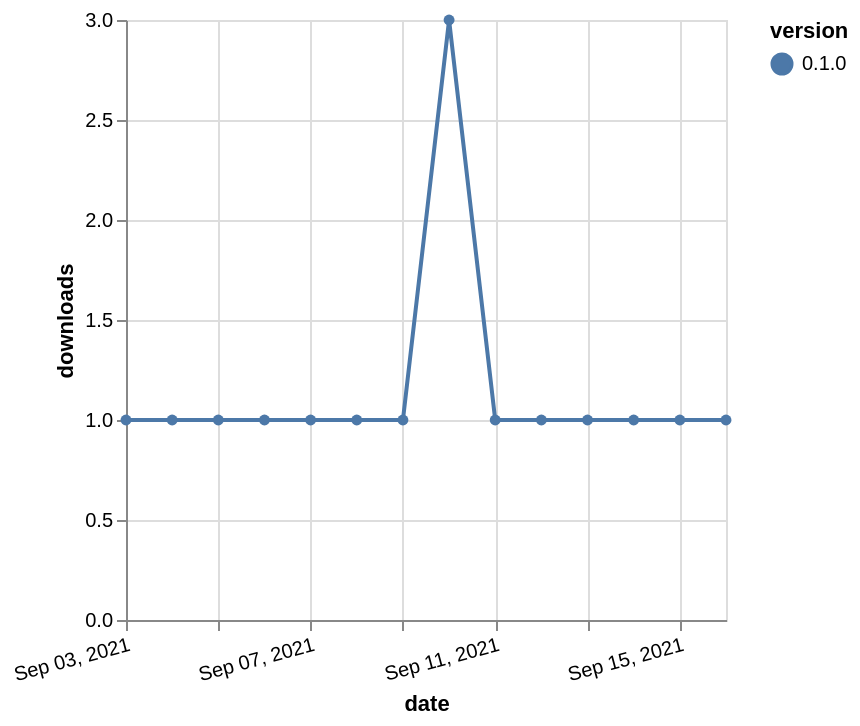

The Vega-Lite source for this figure:
### Vega-Lite specification from a JSON file in a GitHub repository (floating-point values rounded to 4 significant figures)
{"$schema": "https://vega.github.io/schema/vega-lite/v5.json", "description": "A simple bar chart with embedded data.", "data": {"values": [{"date": "2021-09-03", "total": 324, "delta": 1, "version": "0.1.0"}, {"date": "2021-09-04", "total": 325, "delta": 1, "version": "0.1.0"}, {"date": "2021-09-05", "total": 326, "delta": 1, "version": "0.1.0"}, {"date": "2021-09-06", "total": 327, "delta": 1, "version": "0.1.0"}, {"date": "2021-09-07", "total": 328, "delta": 1, "version": "0.1.0"}, {"date": "2021-09-08", "total": 329, "delta": 1, "version": "0.1.0"}, {"date": "2021-09-09", "total": 330, "delta": 1, "version": "0.1.0"}, {"date": "2021-09-10", "total": 333, "delta": 3, "version": "0.1.0"}, {"date": "2021-09-11", "total": 334, "delta": 1, "version": "0.1.0"}, {"date": "2021-09-12", "total": 335, "delta": 1, "version": "0.1.0"}, {"date": "2021-09-13", "total": 336, "delta": 1, "version": "0.1.0"}, {"date": "2021-09-14", "total": 337, "delta": 1, "version": "0.1.0"}, {"date": "2021-09-15", "total": 338, "delta": 1, "version": "0.1.0"}, {"date": "2021-09-16", "total": 339, "delta": 1, "version": "0.1.0"}]}, "width": "container", "mark": {"type": "line", "point": {"filled": true}}, "encoding": {"x": {"field": "date", "type": "temporal", "timeUnit": "yearmonthdate", "title": "date", "axis": {"labelAngle": -15}}, "y": {"field": "delta", "type": "quantitative", "title": "downloads"}, "color": {"field": "version", "type": "nominal"}, "tooltip": {"field": "delta"}}}
